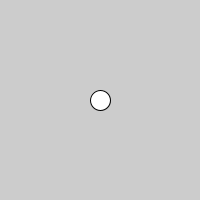
Frame 1 (no input)
Frame 60 (the mouse pressed at the canvas centre just before this capture): identical to frame 1, image omitted
Frame 120 (the mouse held since frame 60 and released just before this capture): identical to frame 1, image omitted

The Processing sketch that drew this single still picture (run headless with seeded random() and noise(); from frame 60 on, the mouse is pressed at the canvas centre):

// Processing sketch: processing_58328
// ── processing_58328.pde

class pelota{
pelota(int posx, int posy, int radio){
ellipse(posx, posy, radio, radio);
}
}

pelota balon;
void setup(){
size(200,200);
balon=new pelota(100,100,20);
smooth();
noStroke();

}

void draw(){
}
